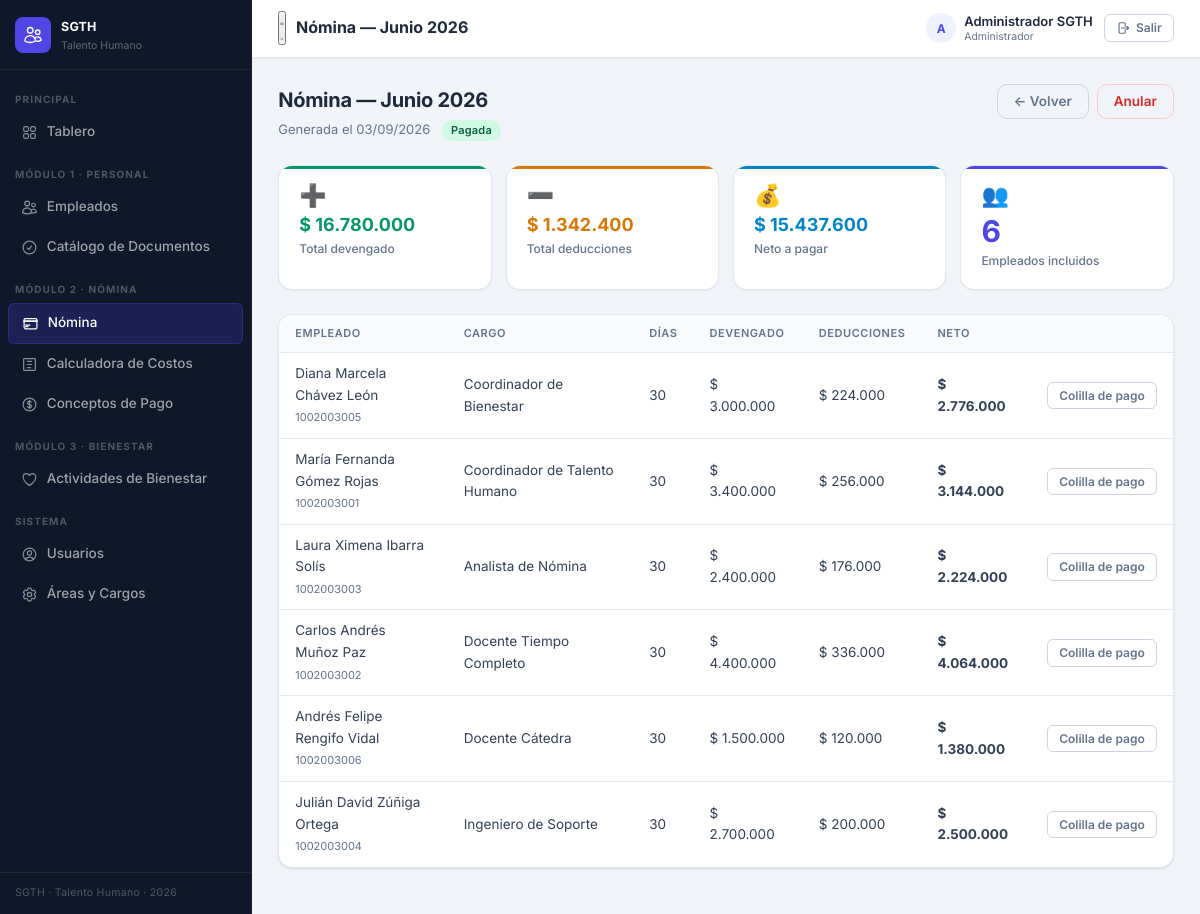
The app's page /public/nomina/1 (signed in) with its own data.
### tables this page shows
CREATE TABLE nominas (
  id                  INT AUTO_INCREMENT PRIMARY KEY,
  periodo             VARCHAR(7) NOT NULL UNIQUE COMMENT 'Formato YYYY-MM',
  fecha_generacion    TIMESTAMP DEFAULT CURRENT_TIMESTAMP,
  fecha_pago          DATE NULL,
  estado              ENUM('borrador','pagada','anulada') NOT NULL DEFAULT 'borrador',
  generado_por        INT NULL,
  total_devengado     DECIMAL(14,2) NOT NULL DEFAULT 0,
  total_deducciones   DECIMAL(14,2) NOT NULL DEFAULT 0,
  total_neto          DECIMAL(14,2) NOT NULL DEFAULT 0
);

CREATE TABLE nomina_detalle (
  id                  INT AUTO_INCREMENT PRIMARY KEY,
  nomina_id           INT NOT NULL,
  empleado_id         INT NOT NULL,
  dias_trabajados     INT NOT NULL DEFAULT 30,
  salario_base        DECIMAL(12,2) NOT NULL DEFAULT 0,
  total_devengado     DECIMAL(12,2) NOT NULL DEFAULT 0,
  total_deducciones   DECIMAL(12,2) NOT NULL DEFAULT 0,
  neto_pagar          DECIMAL(12,2) NOT NULL DEFAULT 0,
  UNIQUE KEY uq_nomina_empleado (nomina_id, empleado_id),
  FOREIGN KEY (nomina_id) REFERENCES nominas(id) ON DELETE CASCADE,
  FOREIGN KEY (empleado_id) REFERENCES empleados(id) ON DELETE CASCADE
);

CREATE TABLE empleados (
  id                          INT AUTO_INCREMENT PRIMARY KEY,
  tipo_documento              ENUM('CC','CE','TI','PA') NOT NULL DEFAULT 'CC',
  numero_documento            VARCHAR(30) NOT NULL UNIQUE,
  nombres                     VARCHAR(100) NOT NULL,
  apellidos                   VARCHAR(100) NOT NULL,
  fecha_nacimiento            DATE NULL,
  genero                      ENUM('M','F','Otro') NULL,
  estado_civil                VARCHAR(30) NULL,
  direccion                   VARCHAR(200) NULL,
  telefono                    VARCHAR(30) NULL,
  email                       VARCHAR(120) NULL,
  cargo_id                    INT NULL,
  area_id                     INT NULL,
  fecha_ingreso               DATE NOT NULL,
  tipo_contrato               ENUM('termino_fijo','termino_indefinido','obra_labor','prestacion_servicios') NOT NULL DEFAULT 'termino_fijo',
  salario_base                DECIMAL(12,2) NOT NULL DEFAULT 0,
  eps                         VARCHAR(100) NULL,
  fondo_pension               VARCHAR(100) NULL,
  arl                         VARCHAR(100) NULL,
  tipo_sangre                 VARCHAR(5) NULL,
  contacto_emergencia_nombre  VARCHAR(120) NULL,
  contacto_emergencia_telefono VARCHAR(30) NULL,
  estado                      ENUM('activo','inactivo','retirado') NOT NULL DEFAULT 'activo',
  fecha_retiro                DATE NULL,
  foto_path                   VARCHAR(255) NULL,
  created_at                  TIMESTAMP DEFAULT CURRENT_TIMESTAMP,
  updated_at                  TIMESTAMP DEFAULT CURRENT_TIMESTAMP ON UPDATE CURRENT_TIMESTAMP,
  FOREIGN KEY (cargo_id) REFERENCES cargos(id) ON DELETE SET NULL,
  FOREIGN KEY (area_id) REFERENCES areas(id) ON DELETE SET NULL
);

CREATE TABLE cargos (
  id                      INT AUTO_INCREMENT PRIMARY KEY,
  nombre                  VARCHAR(120) NOT NULL,
  area_id                 INT NULL,
  salario_base_sugerido   DECIMAL(12,2) NULL,
  created_at              TIMESTAMP DEFAULT CURRENT_TIMESTAMP,
  FOREIGN KEY (area_id) REFERENCES areas(id) ON DELETE SET NULL
);

### app/controllers/NominaController.php (called while the page is built, shortened)
<?php
class NominaController {
    public function ver(string $id): void {
        $nomina = $this->obtenerNomina($id);
        $detalle = DB::fetchAll("
            SELECT nd.*, e.nombres, e.apellidos, e.numero_documento, c.nombre AS cargo
            FROM nomina_detalle nd
            JOIN empleados e ON e.id = nd.empleado_id
            LEFT JOIN cargos c ON c.id = e.cargo_id
            WHERE nd.nomina_id = ? ORDER BY e.apellidos, e.nombres
        ", [$id]);
        View::render('nomina.ver', [
            'titulo'  => 'Nómina — ' . View::periodoLabel($nomina['periodo']),
            'nomina'  => $nomina,
            'detalle' => $detalle,
        ]);
    }
    private function obtenerNomina(string $id): array {
        $nomina = DB::fetch("SELECT * FROM nominas WHERE id = ?", [$id]);
        return $nomina;
    }
}

### public/index.php (called while the page is built, shortened)
<?php
require_once ROOT . '/app/helpers/Session.php';
require_once ROOT . '/app/helpers/DB.php';
require_once ROOT . '/app/helpers/Auth.php';
require_once ROOT . '/app/helpers/Router.php';
require_once ROOT . '/app/helpers/View.php';
$url = $_GET['url'] ?? '';
$url = trim($url, '/');
(new Router())->dispatch($url);

### app/helpers/DB.php (called while the page is built, shortened)
<?php
class DB {
    private static ?PDO $pdo = null;
    public static function connect(): PDO {
        if (self::$pdo === null) {
            $dsn = sprintf('mysql:host=%s;dbname=%s;charset=%s', DB_HOST, DB_NAME, DB_CHARSET);
            self::$pdo = new PDO($dsn, DB_USER, DB_PASS, [
                PDO::ATTR_ERRMODE            => PDO::ERRMODE_EXCEPTION,
                PDO::ATTR_DEFAULT_FETCH_MODE => PDO::FETCH_ASSOC,
                PDO::ATTR_EMULATE_PREPARES   => false,
            ]);
        }
        return self::$pdo;
    }
    public static function query(string $sql, array $p = []): PDOStatement {
        $stmt = self::connect()->prepare($sql);
        $stmt->execute($p);
        return $stmt;
    }
    public static function fetch(string $sql, array $p = []): ?array {
        return self::query($sql, $p)->fetch() ?: null;
    }
    public static function fetchAll(string $sql, array $p = []): array {
        return self::query($sql, $p)->fetchAll();
    }
}

### app/helpers/Session.php (called while the page is built, shortened)
<?php
class Session {
    public static function get(string $k, mixed $d = null): mixed { return $_SESSION[$k] ?? $d; }
}

### app/helpers/Auth.php (called while the page is built, shortened)
<?php
class Auth {
    public static function rol(): int      { return (int)(Session::get('user')['rol_id'] ?? 0); }
    public static function esAdmin(): bool    { return self::rol() === ROL_ADMIN; }
}

### app/views/nomina/ver.php (the view, shortened to what this page needs)
<div class="page-header">
  <div>
    <div class="page-title">Nómina — <?= View::periodoLabel($nomina['periodo']) ?></div>
    <div class="page-subtitle">
      Generada el <?= View::fecha($nomina['fecha_generacion']) ?>
      <span class="badge <?= View::estadoNominaBadge($nomina['estado']) ?>" style="margin-left:8px"><?= View::estadoNominaLabel($nomina['estado']) ?></span>
    </div>
  </div>
  <div class="page-actions">
    <a href="<?= APP_URL ?>/nomina" class="btn btn-outline">← Volver</a>
    <?php if ($nomina['estado'] !== 'anulada' && Auth::esAdmin()): ?>
      <form method="POST" action="<?= APP_URL ?>/nomina/<?= $nomina['id'] ?>/anular" onsubmit="return confirm('¿Anular esta nómina?')">
        <button type="submit" class="btn btn-outline" style="color:var(--danger);border-color:#fecaca">Anular</button>
      </form>
    <?php endif; ?>
  </div>
</div>
<div class="stats-grid">
  <div class="stat-card stat-nomina">
    <span class="stat-icon">➕</span>
    <div class="stat-num" style="font-size:18px"><?= View::money($nomina['total_devengado']) ?></div>
    <div class="stat-label">Total devengado</div>
  </div>
  <div class="stat-card stat-alerta">
    <span class="stat-icon">➖</span>
    <div class="stat-num" style="font-size:18px"><?= View::money($nomina['total_deducciones']) ?></div>
    <div class="stat-label">Total deducciones</div>
  </div>
  <div class="stat-card stat-checklist">
    <span class="stat-icon">💰</span>
    <div class="stat-num" style="font-size:18px"><?= View::money($nomina['total_neto']) ?></div>
    <div class="stat-label">Neto a pagar</div>
  </div>
  <div class="stat-card stat-personal">
    <span class="stat-icon">👥</span>
    <div class="stat-num"><?= count($detalle) ?></div>
    <div class="stat-label">Empleados incluidos</div>
  </div>
</div>
<div class="card">
  <table>
    <thead><tr><th>Empleado</th><th>Cargo</th><th>Días</th><th>Devengado</th><th>Deducciones</th><th>Neto</th><th></th></tr></thead>
    <tbody>
      <?php foreach ($detalle as $d): ?>
      <tr>
        <td><?= View::e($d['nombres'].' '.$d['apellidos']) ?><br><span style="font-size:11px;color:var(--muted)"><?= View::e($d['numero_documento']) ?></span></td>
        <td><?= View::e($d['cargo'] ?? '—') ?></td>
        <td><?= (int)$d['dias_trabajados'] ?></td>
        <td><?= View::money($d['total_devengado']) ?></td>
        <td><?= View::money($d['total_deducciones']) ?></td>
        <td><strong><?= View::money($d['neto_pagar']) ?></strong></td>
        <td><a href="<?= APP_URL ?>/nomina/<?= $nomina['id'] ?>/detalle/<?= $d['id'] ?>" class="btn btn-outline btn-sm">Colilla de pago</a></td>
      </tr>
      <?php endforeach; ?>
    </tbody>
  </table>
</div>

### app/helpers/Router.php (shortened to what this page needs)
<?php
class Router {
    private array $routes = [];
    public function dispatch(string $url): void {
        $url = trim($url, '/');
        foreach ($this->routes as $pattern => [$ctrl, $met]) {
            if (preg_match($pattern, $url, $m)) {
                array_shift($m);
                $this->run($ctrl, $met, array_values($m));
                return;
            }
        }
    }
    private function run(string $ctrl, string $met, array $params): void {
        $obj = new $ctrl();
        call_user_func_array([$obj, $met], $params);
    }
}

### public/assets/css/app.css (style rules this page uses)
*,*::before,*::after { box-sizing: border-box; margin: 0; padding: 0 }
:root { --primary: #1e3a5f; --primary-h: #162d4a; --blue: #4f46e5; --blue-h: #4338ca; --blue-bg: #eef2ff; --accent: #f59e0b; --success: #059669; --success-bg: #d1fae5; --success-txt: #065f46; --warning: #d97706; --warning-bg: #fef3c7; --warning-txt: #92400e; --danger: #dc2626; --danger-bg: #fee2e2; --danger-txt: #991b1b; --info: #0284c7; --info-bg: #e0f2fe; --bg: #f1f5f9; --surface: #ffffff; --surface2: #f8fafc; --border: #e2e8f0; --border-h: #cbd5e1; --txt: #1e293b; --txt2: #334155; --muted: #64748b; --faint: #94a3b8; --sidebar-w: 252px; --topbar-h: 57px; --r-sm: 6px; --r: 10px; --r-lg: 14px; --r-xl: 18px; --sh-xs: 0 1px 2px rgba(0,0,0,.05); --sh-sm: 0 1px 3px rgba(0,0,0,.08), 0 1px 2px rgba(0,0,0,.04); --sh: 0 4px 6px -1px rgba(0,0,0,.08), 0 2px 4px -2px rgba(0,0,0,.06); --font: 'Inter', 'Segoe UI', system-ui, -apple-system, sans-serif; --tr: .18s ease; }
html { font-size: 15px; }
body { font-family: var(--font); background: var(--bg); color: var(--txt); line-height: 1.6; -webkit-font-smoothing: antialiased; overflow-x: hidden; scroll-behavior: smooth; }
button, a, [role="button"] { -webkit-tap-highlight-color: transparent; }
.page-header { display: flex; align-items: flex-start; justify-content: space-between; margin-bottom: 24px; flex-wrap: wrap; gap: 12px; }
.page-title { font-size: 20px; font-weight: 700; color: var(--txt); letter-spacing: -.3px; }
.page-subtitle { font-size: 13px; color: var(--muted); margin-top: 3px; }
.page-actions { display: flex; gap: 8px; flex-wrap: wrap; align-items: center; }
.card { background: var(--surface); border: 1px solid var(--border); border-radius: var(--r-lg); padding: 20px; box-shadow: var(--sh-sm); margin-bottom: 20px; overflow: hidden; overflow: clip; }
.card > table { margin: -20px -20px -20px; width: calc(100% + 40px); }
.stats-grid { display: grid; grid-template-columns: repeat(auto-fit, minmax(148px, 1fr)); gap: 14px; margin-bottom: 24px; }
.stat-card { background: var(--surface); border: 1px solid var(--border); border-radius: var(--r-lg); padding: 18px 20px; box-shadow: var(--sh-xs); position: relative; overflow: hidden; }
.stat-card::before { content: ''; position: absolute; top: 0; left: 0; right: 0; height: 3px; border-radius: var(--r-lg) var(--r-lg) 0 0; }
.stat-icon { font-size: 22px; margin-bottom: 10px; display: block; line-height: 1; }
.stat-num { font-size: 30px; font-weight: 700; line-height: 1; }
.stat-label { font-size: 12px; color: var(--muted); margin-top: 5px; font-weight: 500; }
.btn { display: inline-flex; align-items: center; gap: 6px; padding: 8px 16px; border-radius: var(--r); font-family: var(--font); font-size: 13.5px; font-weight: 600; cursor: pointer; border: none; text-decoration: none; transition: background var(--tr), box-shadow var(--tr), transform var(--tr); white-space: nowrap; line-height: 1.3; }
.btn-outline { background: transparent; border: 1.5px solid var(--border-h); color: var(--muted); box-shadow: none; }
.btn-sm { padding: 5px 11px; font-size: 12px; border-radius: var(--r-sm); }
table { width: 100%; border-collapse: collapse; font-size: 13.5px; }
th { background: #f8fafc; font-weight: 600; font-size: 11px; text-transform: uppercase; letter-spacing: .05em; color: var(--muted); padding: 10px 16px; border-bottom: 1px solid var(--border); text-align: left; }
td { padding: 10px 16px; border-bottom: 1px solid var(--border); color: var(--txt2); vertical-align: middle; }
tbody tr:last-child td { border-bottom: none; }
.badge { display: inline-flex; align-items: center; padding: 2px 9px; border-radius: 20px; font-size: 11px; font-weight: 600; letter-spacing: .02em; }
.badge-aprobado { background: #d1fae5; color: #065f46; }
.stat-personal::before { background: var(--blue); }
.stat-checklist::before { background: var(--info); }
.stat-nomina::before { background: var(--success); }
.stat-alerta::before { background: var(--warning); }
.stat-personal .stat-num { color: var(--blue); }
.stat-checklist .stat-num { color: var(--info); }
.stat-nomina .stat-num { color: var(--success); }
.stat-alerta .stat-num { color: var(--warning); }

### public/assets/css/responsive.css (style rules this page uses)
:root { --bp-xs: 480px; --bp-sm: 640px; --bp-md: 768px; --bp-lg: 1024px; --bp-xl: 1280px; }

### records on screen
nominas: periodo "Junio 2026", fecha_generacion "03/09/2026", estado "Pagada", total_devengado "$ 16.780.000", total_deducciones "$ 1.342.400", total_neto "$ 15.437.600"
nomina_detalle: empleado.apellidos "Diana Marcela Chávez León", empleado.numero_documento "1002003005", cargos.nombre "Coordinador de Bienestar", dias_trabajados "30", total_devengado "$ 3.000.000", total_deducciones "$ 224.000", neto_pagar "$ 2.776.000"
nomina_detalle: empleado.apellidos "María Fernanda Gómez Rojas", empleado.numero_documento "1002003001", cargos.nombre "Coordinador de Talento Humano", dias_trabajados "30", total_devengado "$ 3.400.000", total_deducciones "$ 256.000", neto_pagar "$ 3.144.000"
nomina_detalle: empleado.apellidos "Laura Ximena Ibarra Solís", empleado.numero_documento "1002003003", cargos.nombre "Analista de Nómina", dias_trabajados "30", total_devengado "$ 2.400.000", total_deducciones "$ 176.000", neto_pagar "$ 2.224.000"
nomina_detalle: empleado.apellidos "Carlos Andrés Muñoz Paz", empleado.numero_documento "1002003002", cargos.nombre "Docente Tiempo Completo", dias_trabajados "30", total_devengado "$ 4.400.000", total_deducciones "$ 336.000", neto_pagar "$ 4.064.000"
nomina_detalle: empleado.apellidos "Andrés Felipe Rengifo Vidal", empleado.numero_documento "1002003006", cargos.nombre "Docente Cátedra", dias_trabajados "30", total_devengado "$ 1.500.000", total_deducciones "$ 120.000", neto_pagar "$ 1.380.000"
nomina_detalle: empleado.apellidos "Julián David Zúñiga Ortega", empleado.numero_documento "1002003004", cargos.nombre "Ingeniero de Soporte", dias_trabajados "30", total_devengado "$ 2.700.000", total_deducciones "$ 200.000", neto_pagar "$ 2.500.000"

### other values on screen
count($detalle) "6"
